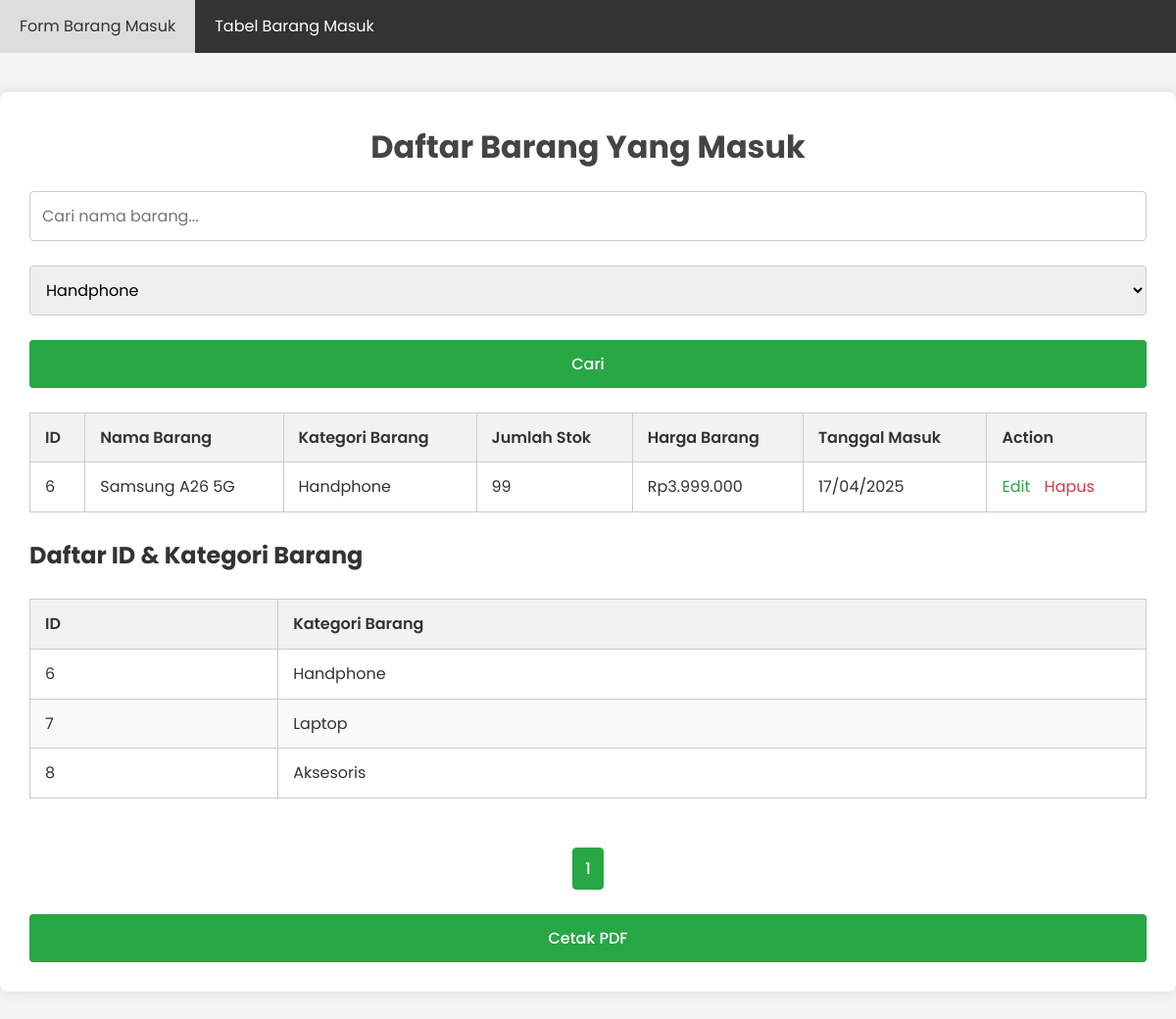
/barang_success.php?kategori=Handphone, run on the app's committed database.
### tables this page shows
CREATE TABLE `barang` (
  `id` int NOT NULL,
  `nama_barang` varchar(255) NOT NULL,
  `kategori_barang` varchar(255) NOT NULL,
  `stok` int NOT NULL,
  `harga_barang` bigint DEFAULT NULL,
  `tanggal_masuk` timestamp NULL DEFAULT CURRENT_TIMESTAMP
);

### barang_success.php (the view, shortened to what this page needs)
<?php
$conn = new mysqli(DB_SERVER, DB_USERNAME, DB_PASSWORD, DB_NAME);
$search = isset($_GET['search']) ? trim($_GET['search']) : '';
$filter_kategori = isset($_GET['kategori']) ? trim($_GET['kategori']) : '';
$rows_per_page = 10;
$current_page = isset($_GET['page']) ? (int)$_GET['page'] : 1;
$offset = ($current_page - 1) * $rows_per_page;
$sql = "SELECT * FROM barang WHERE 1=1";
$count_sql = "SELECT COUNT(*) as total FROM barang WHERE 1=1";
$params = [];
$types = '';
if (!empty($filter_kategori)) {
    $sql .= " AND kategori_barang = ?";
    $count_sql .= " AND kategori_barang = ?";
    $params[] = $filter_kategori;
    $types .= 's';
}
$sql .= " ORDER BY tanggal_masuk DESC LIMIT ?, ?";
$params[] = $offset;
$params[] = $rows_per_page;
$types .= 'ii';
$stmt_count = $conn->prepare($count_sql);
if (!empty($params)) {
    $count_params = array_slice($params, 0, count($params) - 2);
    $count_types = substr($types, 0, -2);
    if (!empty($count_types)) {
        $stmt_count->bind_param($count_types, ...$count_params);
    }
}
$stmt_count->execute();
$total_result = $stmt_count->get_result();
$total_row = $total_result->fetch_assoc();
$total_records = $total_row['total'];
$total_pages = ceil($total_records / $rows_per_page);
$stmt = $conn->prepare($sql);
if (!empty($params)) {
    $stmt->bind_param($types, ...$params);
}
$stmt->execute();
$result = $stmt->get_result();
$kategori_result = $conn->query("SELECT DISTINCT kategori_barang FROM barang");
?>
<!DOCTYPE html>
<html lang="id">
<head>
    <link rel="stylesheet" href="style.css">
</head>
<body>
    <div class="navbar">
        <a href="index.php">Form Barang Masuk</a>
        <a href="barang_success.php">Tabel Barang Masuk</a>
    </div>
    <div class="container2">
        <h1>Daftar Barang Yang Masuk</h1>
        <form method="GET" action="barang_success.php" class="search-form">
            <input type="text" name="search" placeholder="Cari nama barang..." style="margin-bottom: 25px;"
                value="<?= htmlspecialchars($search) ?>">
            <select name="kategori" style="margin-bottom: 25px;">
                <?php while ($row = $kategori_result->fetch_assoc()): ?>
                    <option value="<?= htmlspecialchars($row['kategori_barang']) ?>"
                        <?= ($row['kategori_barang'] == $filter_kategori) ? 'selected' : '' ?>>
                        <?= htmlspecialchars($row['kategori_barang']) ?>
                    </option>
                <?php endwhile; ?>
            </select>
            <button type="submit" class="btn btn-primary">Cari</button>
        </form>
        <?php if ($result->num_rows > 0): ?>
            <div class="table-responsive">
                <table>
                    <thead>
                        <tr>
                            <th>ID</th>
                            <th>Nama Barang</th>
                            <th>Kategori Barang</th>
                            <th>Jumlah Stok</th>
                            <th>Harga Barang</th>
                            <th>Tanggal Masuk</th>
                            <th>Action</th>
                        </tr>
                    </thead>
                    <tbody>
                        <?php while ($row = $result->fetch_assoc()): ?>
                            <tr>
                                <td><?= htmlspecialchars($row['id']) ?></td>
                                <td><?= htmlspecialchars($row['nama_barang']) ?></td>
                                <td><?= htmlspecialchars($row['kategori_barang']) ?></td>
                                <td><?= htmlspecialchars($row['stok']) ?></td>
                                <td>
                                    <?php
                                    $cleaned_harga = preg_replace('/[^\d]/', '', $row['harga_barang']);
                                    echo 'Rp' . number_format((float)$cleaned_harga, 0, ',', '.');
                                    ?>
                                </td>
                                <td><?= date('d/m/Y', strtotime($row['tanggal_masuk'])) ?></td>
                                <td class="action-links">
                                    <a href="update_barang.php?id=<?= htmlspecialchars($row['id']) ?>" class="action-link">Edit</a>
                                    <a href="delete_barang.php?id=<?= htmlspecialchars($row['id']) ?>"
                                        class="action-link delete"
                                        onclick="return confirm('Yakin ingin menghapus barang ini?');">Hapus</a>
                                </td>
                            </tr>
                        <?php endwhile; ?>
                    </tbody>
                </table>
            </div>
            <h2>Daftar ID & Kategori Barang</h2>
            <?php
            $id_kategori_result = $conn->query("SELECT id, kategori_barang FROM barang ORDER BY id ASC");
            ?>
            <?php if ($id_kategori_result->num_rows > 0): ?>
                <div class="table-responsive">
                    <table>
                        <thead>
                            <tr>
                                <th>ID</th>
                                <th>Kategori Barang</th>
                            </tr>
                        </thead>
                        <tbody>
                            <?php while ($row = $id_kategori_result->fetch_assoc()): ?>
                                <tr>
                                    <td><?= htmlspecialchars($row['id']) ?></td>
                                    <td><?= htmlspecialchars($row['kategori_barang']) ?></td>
                                </tr>
                            <?php endwhile; ?>
                        </tbody>
                    </table>
                </div>
            <?php else: ?>
                <p class="no-data">Belum ada data ID dan Kategori yang tersedia.</p>
            <?php endif; ?>
            <div class="pagination">
                <?php
                $start_page = max(1, $current_page - 2);
                $end_page = min($total_pages, $current_page + 2);
                for ($i = $start_page; $i <= $end_page; $i++):
                    if ($i == $current_page): ?>
                        <span class="page-link current"><?= $i ?></span>
                    <?php else: ?>
                        <a href="?<?= http_build_query(array_merge($_GET, ['page' => $i])) ?>" class="page-link"><?= $i ?></a>
                <?php endif;
                endfor;
                ?>
            </div>
            <div class="print-button-container">
                <button onclick="window.print();" class="btn btn-primary print-btn">Cetak PDF</button>
            </div>
        <?php else: ?>
            <p class="no-data">Belum ada barang yang ditemukan.</p>
        <?php endif; ?>
    </div>
</body>
</html>

### style.css (style rules this page uses)
:root { --primary-color: #28a745; --primary-hover: #218838; --dark-color: #333; --light-color: #f4f4f4; --border-color: #ccc; --text-color: #333; --white: #fff; }
* { margin: 0; padding: 0; box-sizing: border-box; }
body { font-family: "Poppins", sans-serif; background-color: var(--light-color); color: var(--text-color); line-height: 1.6; }
.navbar { background-color: var(--dark-color); overflow: hidden; }
.navbar a { float: left; display: block; color: var(--white); text-align: center; padding: 14px 20px; text-decoration: none; transition: all 0.3s ease; }
.container2 { max-width: 1200px; margin: 40px auto; padding: 30px; background-color: var(--white); border-radius: 8px; box-shadow: 0 0 15px rgba(0, 0, 0, 0.1); }
h1 { text-align: center; color: #444; margin-bottom: 20px; }
input[type="text"], select, button { width: 100%; padding: 12px; border: 1px solid var(--border-color); border-radius: 4px; font-size: 16px; font-family: "Poppins", sans-serif; transition: border 0.3s ease; }
.btn { display: inline-block; padding: 12px 24px; border: none; border-radius: 4px; cursor: pointer; font-size: 16px; font-weight: 500; text-align: center; transition: background-color 0.3s ease; }
.btn-primary { background-color: var(--primary-color); color: var(--white); }
table { width: 100%; border-collapse: collapse; margin: 25px 0; }
th, td { padding: 12px 15px; text-align: left; border: 1px solid var(--border-color); }
th { background-color: #f2f2f2; font-weight: 600; }
tr:nth-child(even) { background-color: #f9f9f9; }
.action-link { color: var(--primary-color); text-decoration: none; margin-right: 10px; transition: color 0.3s ease; }
.action-link.delete { color: #dc3545; }
.pagination { display: flex; justify-content: center; margin: 25px 0; flex-wrap: wrap; gap: 5px; }
.page-link { display: inline-block; padding: 8px 12px; border: 1px solid var(--border-color); border-radius: 4px; text-decoration: none; color: var(--dark-color); transition: all 0.3s ease; }
.page-link.current { background-color: var(--primary-color); color: var(--white); border-color: var(--primary-color); font-weight: 500; }
.table-responsive { overflow-x: auto; }

### data on the page
barang: id "6", nama_barang "Samsung A26 5G", kategori_barang "Handphone", stok "99", harga_barang "3.999.000", tanggal_masuk "17/04/2025"
barang: id "7", kategori_barang "Laptop"
barang: id "8", kategori_barang "Aksesoris"

### other printed values
form field kategori "Handphone"
